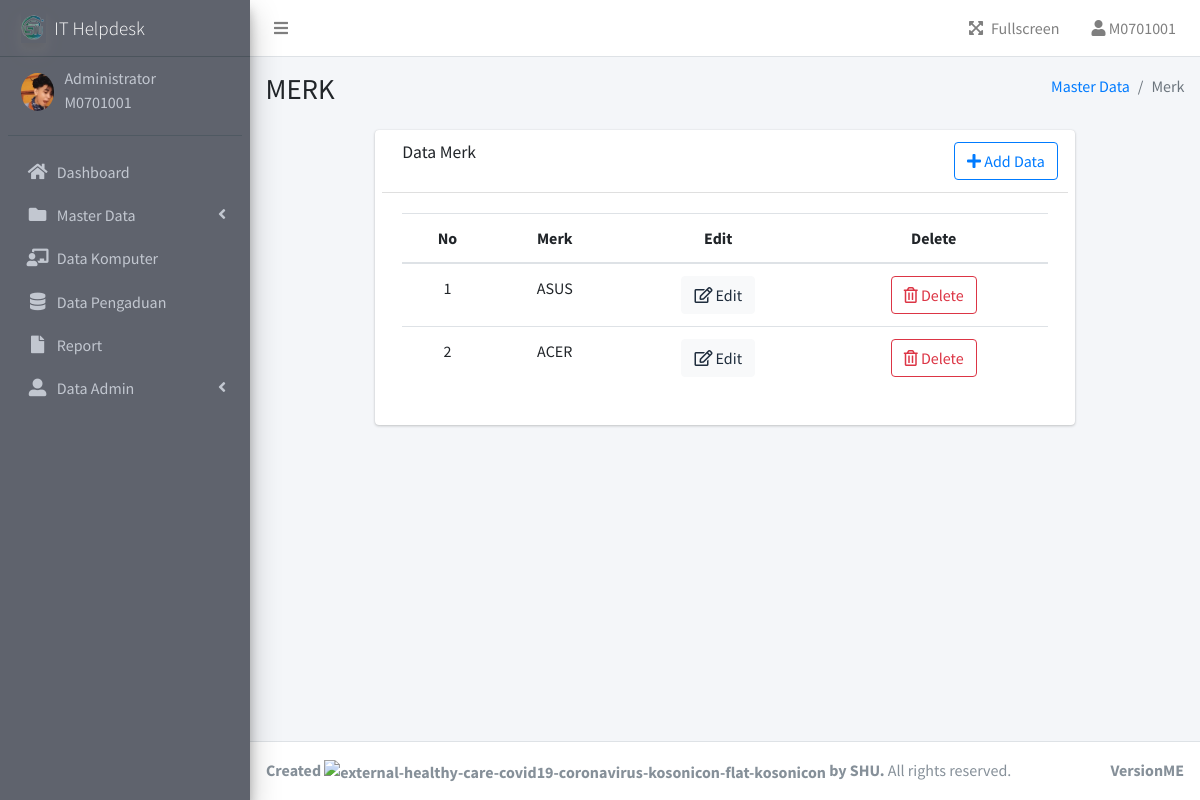
The page /admin/merk.php (signed in) on the database as committed earlier.
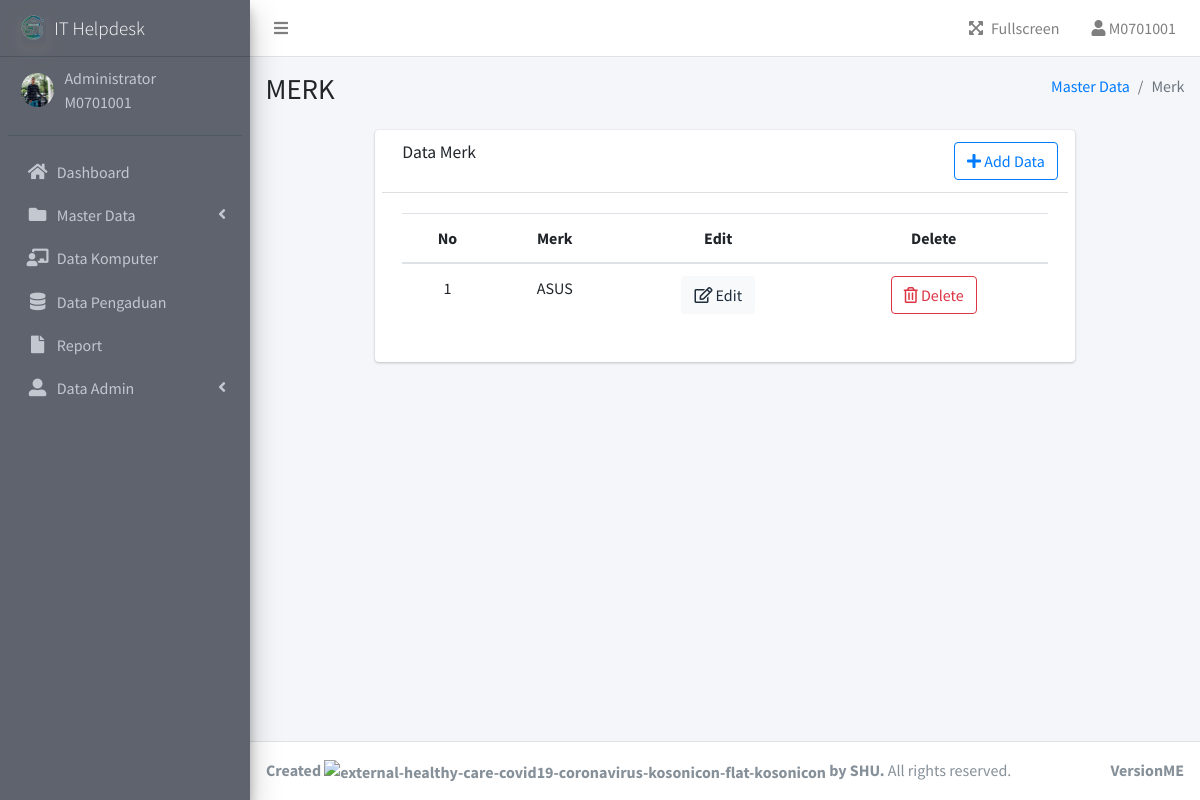
The same page on the database as committed later.
### tables this page shows
CREATE TABLE `user` (
  `user_id` varchar(16) NOT NULL,
  `username` varchar(20) NOT NULL,
  `password` varchar(255) NOT NULL,
  `Role` varchar(30) NOT NULL,
  `img` varchar(255) NOT NULL,
  `status` tinyint(4) NOT NULL
);

CREATE TABLE `merk` (
  `idmerk` int(11) NOT NULL,
  `namamerk` varchar(255) DEFAULT NULL
);

### function.php (called while the page is built, shortened)
<?php
$db_host = "localhost";
$db_user = "root";
$db_pass = "";
$db_name = "db_helpdesk";
$conn = mysqli_connect($db_host, $db_user, $db_pass, $db_name);
function query($query)
{
    global $conn;
    $result = mysqli_query($conn, $query);
    $rows = [];
    while ($row = mysqli_fetch_assoc($result)) {
        $rows[] = $row;
    }
    return $rows;
}

### admin/merk.php (the view, shortened to what the changed rows need)
<?php
include "templates/header.php";
include "templates/sidebar.php";
$merk = query("SELECT * FROM merk");
?>
<div class="content-wrapper">
    <section class="content-header">
        <div class="container-fluid">
            <div class="row mb-2">
                <div class="col-sm-6">
                    <h1>MERK</h1>
                </div>
            </div>
        </div>
    </section>
    <section class="content">
        <div class="card col-sm-9 mx-auto">
            <div class="card-body">
                <div class="card-tools">
                    <table class="table table-hover">
                        <thead>
                            <tr align="center">
                                <th scope="col">No</th>
                                <th scope="col">Merk</th>
                                <th scope="col">Edit</th>
                                <th scope="col">Delete</th>
                            </tr>
                        </thead>
                        <tbody>
                            <?php
                            $no = 1;
                            foreach ($merk as $row) :
                            ?>
                                <tr align="center">
                                    <td><?= $no; ?></td>
                                    <td><?= $row['namamerk']; ?></td>
                                    <td><a href="#" data-toggle='modal' data-target='#editmerk<?= $row['idmerk'] ?>' type="button" class="btn btn-light"><i class="far fa-edit"></i> Edit</a></td>
                                    <td><a href="merk.php?delete=<?= $row['idmerk']; ?>" type="button" onclick="return confirm('Yakin Data Dihapus?')" class="btn btn-outline-danger"><i class="far fa-trash-alt"></i> Delete</a></td>
                                </tr>
                            <?php
                                $no++;
                            endforeach; ?>
                        </tbody>
                    </table>
                </div>
            </div>
        </div>
    </section>
</div>
<?php
include "templates/footer.php";
?>

### admin/templates/header.php (shortened to what the changed rows need)
<?php
include '../function.php';
?>
<!DOCTYPE html>
<html lang="en">
<head>
  <link rel="stylesheet" href="../assets/plugins/fontawesome-free/css/all.min.css">
  <link rel="stylesheet" href="../assets/plugins/datatables-bs4/css/dataTables.bootstrap4.min.css">
  <link rel="stylesheet" href="../assets/plugins/datatables-buttons/css/buttons.bootstrap4.min.css">
  <link rel="stylesheet" href="../assets/plugins/datatables-responsive/css/responsive.bootstrap4.min.css">
  <link rel="stylesheet" href="../assets/dist/css/adminlte.min.css">
  <link rel="stylesheet" href="../assets/plugins/jquery-ui/jquery-ui.min.css">
</head>
<body class="hold-transition sidebar-mini">
  <div class="wrapper">
    <aside class="main-sidebar sidebar-dark-primary elevation-4">
      <div class="sidebar">
        <div class="user-panel mt-3 pb-3 mb-3 d-flex">
          <div class="image">
            <?php
            $id = $_SESSION["login"]["user_id"];
            $data = query("SELECT * FROM user WHERE user_id = '$id'")[0];
            ?>
            <img src="../assets/img/profile/<?= $data['img']; ?> " class="img-circle" alt="User Image">
          </div>
        </div>

Rows that differ between the two databases and show on the page:
removed merk: namamerk "ACER"
changed user: img: a different picture
